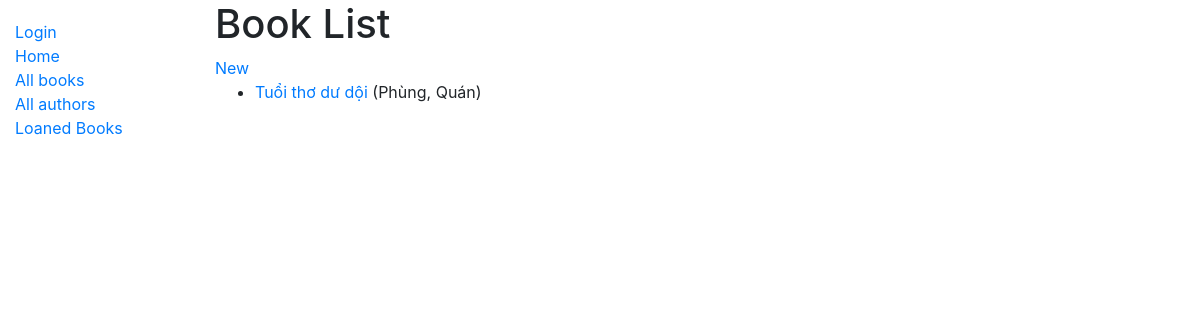
/catalog/books/, run on an earlier commit of the app's database.
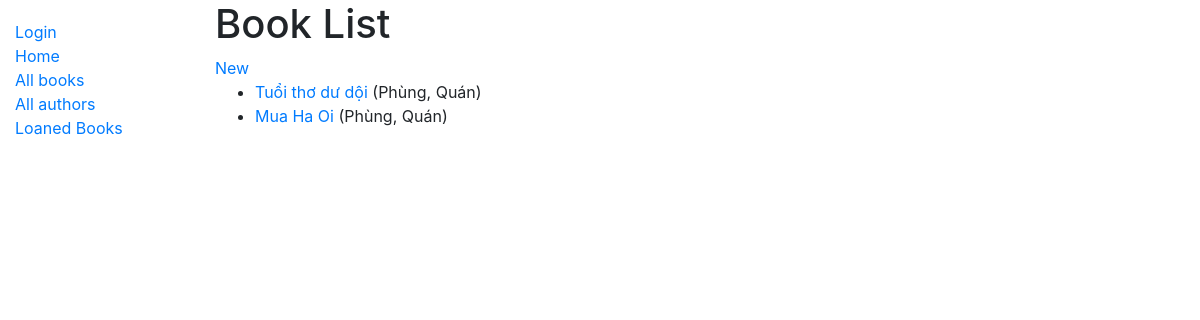
And on a later commit of the database.
### Book/models.py (models this page shows, shortened)
class Book(models.Model):
  title = models.CharField(max_length=200)
  summary =models.TextField(max_length=1000, help_text="Enter description of the book")
  isbn = models.CharField("ISBN", max_length=13,
    help_text='13 Character <a href="https://www.isbn-international.org/content/what-isbn">ISBN number</a>')
  genre = models.ManyToManyField(Genre, help_text='Select a genre for this book')
  author = models.ForeignKey(Author, on_delete=models.SET_NULL, null=True)
  language = models.ForeignKey(Language, on_delete=models.SET_NULL, null=True)
  class Meta:
    db_table = "books"
  def get_absolute_url(self):
    return reverse('book-detail', args=[str(self.id)])
  def display_genre(self):
    return ', '.join(genre.name for genre in self.genre.all()[:3])
  display_genre.short_description = 'Genre'

### Author/models.py (models this page shows, shortened)
class Author(models.Model):
  first_name = models.CharField(max_length=100)
  last_name = models.CharField(max_length=100)
  date_of_birth = models.DateField(null=True, blank=True)
  date_of_death = models.DateField('Died', null=True, blank=True)
  class Meta:
    ordering = ['last_name', 'first_name']
  def __str__(self):
    return f'{self.last_name}, {self.first_name}'

### catalog/views.py (the view)
# urls.py: path('books/', views.BookListView.as_view(), name='books'),
class BookListView(generic.ListView):
  model = Book
  context_object_name = 'my_book_list'   # your own name for the list as a template variable
  paginate_by = 10
  def get_queryset(self):
    return Book.objects.all() # Get 5 books containing the title war

### catalog/templates/Book/book_list.html
{% extends "base_generic.html" %}
{% block content %}
  <h1>Book List</h1>
  <a href="{% url 'book_create' %}">New</a>
  {% if object_list %}
    <ul>
      {% for book in object_list %}
        <li>
          <a href="{{ book.get_absolute_url }}">{{ book.title }}</a> ({{book.author}})
        </li>
      {% endfor %}
    </ul>
  {% else %}
    <p>There are no books in the library.</p>
  {% endif %}
{% endblock %}

What changed in the data, as far as the page shows it:
added Book: title "Mua Ha Oi", author "Phùng, Quán"
